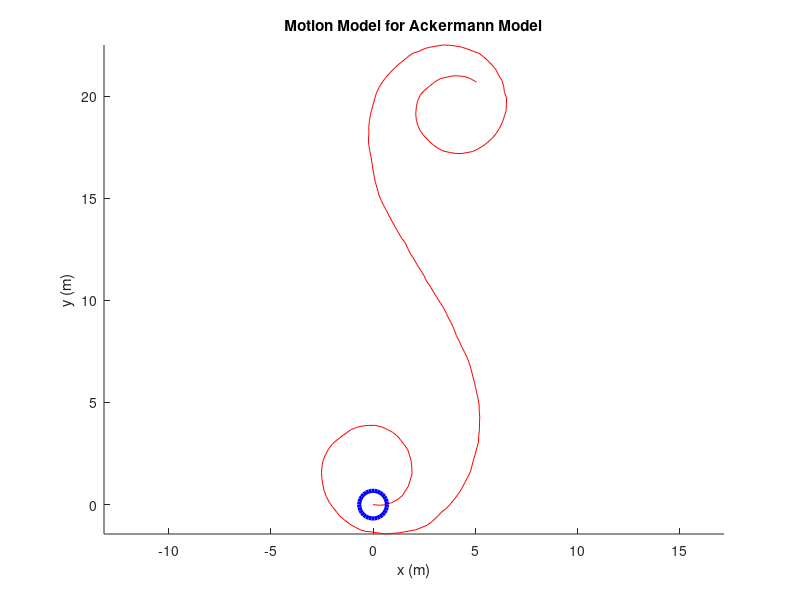

Here is the MATLAB script that generated this plot:
clc
close all
clear all

l = 0.3; % m
v = 3.0; % m/s
dt = 0.1; % s
x = [0.0 0.0 0.0]'; %init state
R = diag([0.02^2 0.02^2 (pi/180)^2]);
[RE, Re] = eig(R);

% angle limit = +- 0.523599 radians

n=200; % # of samples ...20 seconds at 0.1s freq
for i=2:n
    % Disturbance
    E = RE*sqrt(Re)*randn(3,1);
    % Dynamics
    steerAngle = 10 - i/10; % input control in degrees
    if steerAngle > 30
        steerAngle = 30;
    elseif steerAngle < -30
            steerAngle = -30;
    end
    x(:,i) = x(:,i-1) + [dt*(v)*cos(x(3,i-1)) ; dt*(v)*sin(x(3,i-1))  ; dt*(1/l)*(v)*tand(steerAngle)] + E;
   end

figure(1); clf; hold on;
plot(x(1,:), x(2,:), 'Color', 'r');
plot(x(1), x(2), 'bo', 'MarkerSize',20, 'LineWidth', 3)
%plot(x(1,:), x(2,:), 'Color', 'r');
title('Motion Model for Ackermann Model')
xlabel('x (m)');
ylabel('y (m)');
axis equal